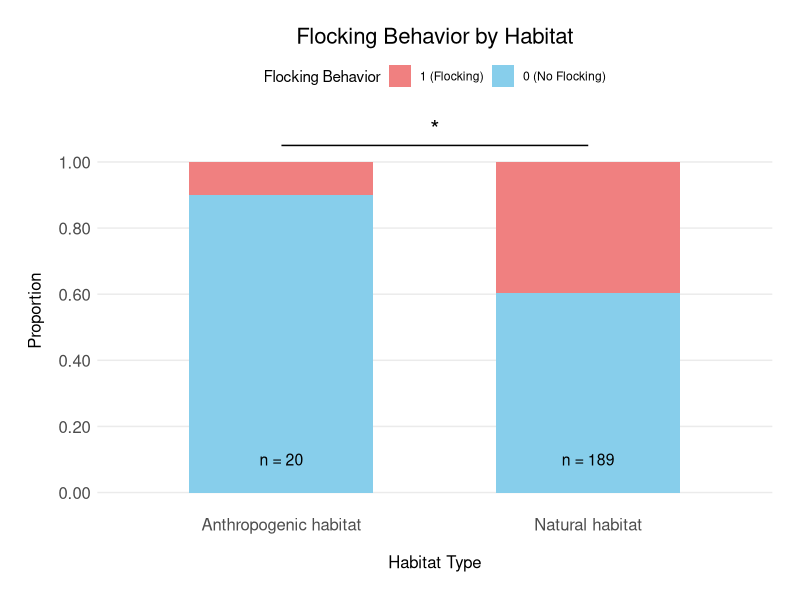
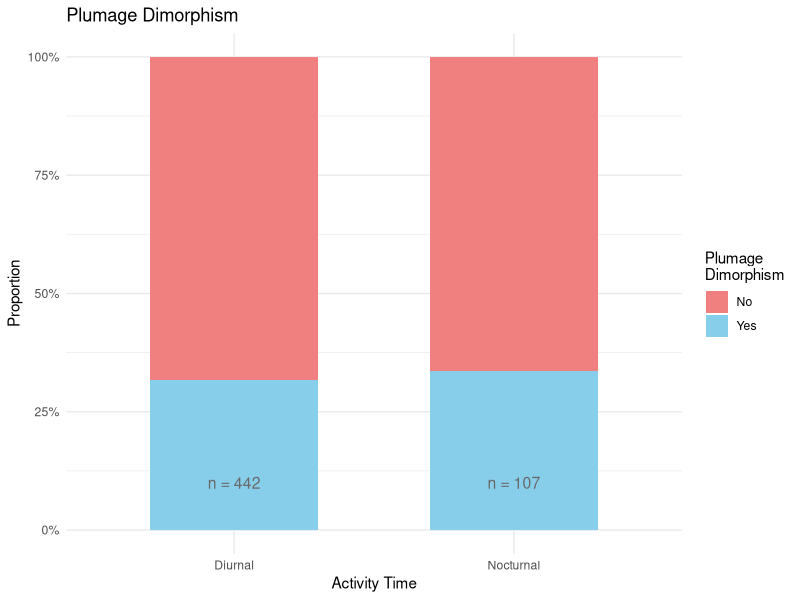

The R script that drew these images, in order:
## ---- chunk 1
library (dplyr)
library (ggplot2)
library (tidyr)
## ---- chunk 2
bird_2 <- read.table ("dwca-trait_454-v1.68/measurementorfacts.txt", header = TRUE, sep = "\t", fill = TRUE)

bird_3 <-  read.table ("dwca-trait_454-v1.68/taxon.txt", header = TRUE, sep = "\t", quote = "", fill = TRUE)
## ---- chunk 3
co_flocks_nbd <- bird_2 %>% 
  filter (measurementType %in% c("Flocks_ConspecificsNonBreedingSeason"))
## ---- chunk 4
nt_nbs <- bird_2 %>% 
  filter (measurementType == "Territoriality_NonBreedingSeason" & measurementValue == 0)
## ---- chunk 5
human_habitat <- bird_2 %>% 
  filter (measurementType %in% 
            c("Habitat_DrylandFarming",
              "Habitat_UrbanParks",
              "Habitat_UrbanRuralArea",
              "Habitat_AquaculturePonds",
              "Habitat_SaltExploitationSites",
              "Habitat_PaddyField") & 
            measurementValue == 1) %>% 
  mutate (habitat = "Anthropogenic habitat")

nonhuman_habitat <- bird_2 %>% 
  filter (grepl ("Habitat", measurementType) 
          & !(measurementType %in% c("Habitat_DrylandFarming",
                                     "Habitat_UrbanParks",                                 
                                     "Habitat_UrbanRuralArea", 
                                     "Habitat_AquaculturePonds", 
                                     "Habitat_SaltExploitationSites",
                                     "Habitat_PaddyField")) & 
            measurementValue == 1) %>% 
  mutate (habitat = "Natural habitat")
## ---- chunk 6
maj_habitat <- 
  rbind (nonhuman_habitat, human_habitat) %>% 
  group_by (id, habitat) %>%
  tally () %>% 
  group_by (id) %>%
  filter (n == max (n) & n != min(n)) %>%
  select (id, majority_habitat = habitat)
## ---- chunk 7
co_flock_habitat <- co_flocks_nbd %>%
  inner_join (maj_habitat, by = "id") %>% 
  inner_join(bird_3, by = "id") %>% 
  filter (id %in% nt_nbs$id)
## ---- chunk 8
chisq.test (co_flock_habitat$measurementValue, co_flock_habitat$majority_habitat)
## ---- chunk 9
fisher.test (co_flock_habitat$measurementValue, co_flock_habitat$majority_habitat)
## ---- chunk 10
bird_glm <- glm (measurementValue ~ majority_habitat,
                 data = co_flock_habitat, 
                 family = binomial)
summary (bird_glm)
## ---- chunk 11
stacked_data <- co_flock_habitat %>%
  group_by (majority_habitat, measurementValue) %>%
  summarise (count = n ()) %>%
  ungroup ()
## ---- chunk 12
stacked_data <- stacked_data %>%
  group_by (majority_habitat) %>%
  mutate (percentage = count / sum (count))
## ---- chunk 13
ggplot(stacked_data, aes(x = majority_habitat, y = percentage, fill = as.factor (measurementValue))) +
  geom_bar(stat = "identity", position = "stack", width = 0.6) +
  scale_fill_manual(values = c("1" = "skyblue", "0" = "lightcoral"),
                    labels = c("1 (Flocking)", "0 (No Flocking)"),
                    name = "Flocking Behavior") +
  labs(title = "Flocking Behavior by Habitat",
       x = "Habitat Type",
       y = "Proportion") +
  scale_y_continuous (limits = c(0, 1.1), breaks = seq (0, 1, 0.2), labels = c("0.00", "0.20", "0.40", "0.60", "0.80", "1.00")) +
  theme_minimal() +
  theme (legend.position = "top",
         panel.grid.minor.y = element_blank (),
         panel.grid.major.x = element_blank (),
         plot.title = element_text (hjust = 0.5, size = 16),
         plot.margin = margin (20, 20, 20, 20),
         axis.title.x = element_text (margin = margin(t = 15), size = 12),
         axis.title.y = element_text (margin = margin(r = 10), size = 12),
         axis.text.x = element_text (size = 12),
         axis.text.y = element_text (size = 12)) +
  annotate ("text", x = 1.5, y = 1.1, label = "*", size = 6, color = "black") +
  annotate ("segment", x = 1, xend = 2, y = 1.05, yend = 1.05, color = "black", linewidth = 0.5) +
  annotate ("text", x = 2, y = 0.1, label = "n = 189", size = 4, color = "black") +
  annotate ("text", x = 1, y = 0.1, label = "n = 20", size = 4, color = "black")
## ---- chunk 14
# Is there more plumage dimorphism in diurnal versus nocturnal birds?

Dimorphism_ActivityTime <- subset(bird_2, grepl("Dimorphism|ActivityTime", measurementType))
# grepl 的使用在這裡是因為需要進行 部分文字匹配，而不是直接篩選一個完整的值。

Dimorphism_ActivityTime_1 <- Dimorphism_ActivityTime %>% separate(col = "measurementType", 
                              sep = "_", 
                              into = c("measurement", "Type"))

Dimorphism <- Dimorphism_ActivityTime_1 %>% filter(measurement=="Dimorphism" & Type=="Plumage") 
Dimorphism_1 <- Dimorphism %>% select(-measurement, -Type) %>% rename("Plumage"=measurementValue)

ActivityTime <- Dimorphism_ActivityTime_1 %>% filter(measurement=="ActivityTime" & measurementValue==1)
ActivityTime_1 <- ActivityTime %>% select(id, Type)

bird_dim_act <- merge(Dimorphism_1, ActivityTime_1, by = "id")

chisq.test (bird_dim_act$Type, bird_dim_act$Plumage) # p-value = 0.7822

fisher.test (bird_dim_act$Type, bird_dim_act$Plumage) # p-value = 0.7295

logistic <- glm(Plumage~Type, data = bird_dim_act, family = binomial)
summary(logistic)

data_summary <- bird_dim_act %>%
  group_by(Type) %>%
  summarise(Count = n(), Plumage_Proportion = mean(Plumage == 1))
# Diurnal = 0.3167421, Nocturnal = 0.3364486

ggplot(bird_dim_act, aes(x = Type, fill = as.factor(Plumage))) +
  geom_bar(position = "fill", width = 0.6) +
  labs(
    title = "Plumage Dimorphism",
    x = "Activity Time",
    y = "Proportion",
    fill = "Plumage\nDimorphism"
  ) +
  scale_fill_manual(values = c("1" = "skyblue", "0" = "lightcoral"),labels = c("0" = "No", "1" = "Yes"))+ 
  scale_y_continuous(labels = scales::percent_format()) +
  theme_minimal()+
  annotate ("text", x = 2, y = 0.1, label = "n = 107", size = 4, color = "dimgray") +
  annotate ("text", x = 1, y = 0.1, label = "n = 442", size = 4, color = "dimgray")
